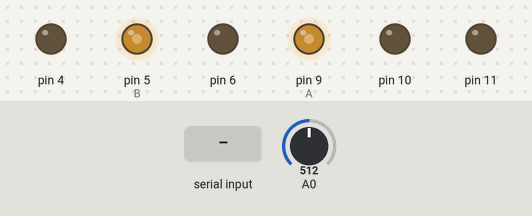
Bench run of a sketch on a simulated Arduino Uno, built with avr-gcc and run on an emulated ATmega328P. On the bench: output pins drawn as LEDs (lit = HIGH). Inputs (shaded band) come from the test bench; at power-on: A0 = 512.

Above: at 1.2 s.
1.3 s: A0 set to 716
At 1.6 s:
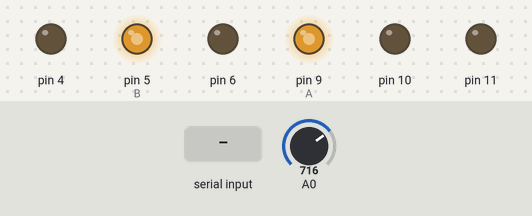
2.8 s: "F" received over Serial
At 4.0 s:
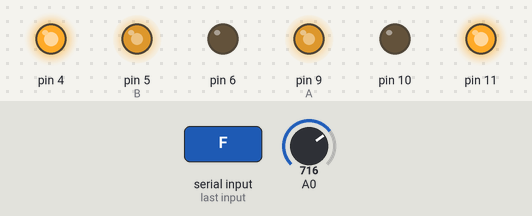
4.3 s: "R" received over Serial
At 5.1 s:
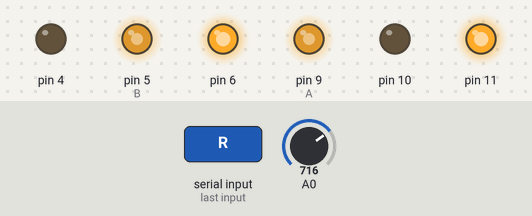
5.8 s: A0 set to 900
At 6.2 s:
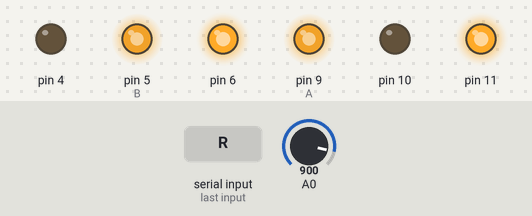
7.3 s: "L" received over Serial
At 8.5 s:
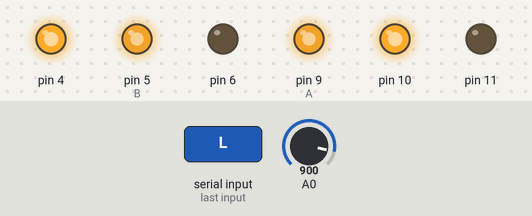
8.8 s: "G" received over Serial
At 9.7 s:
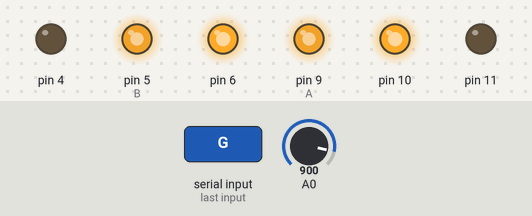
Timing chart, 0 to 11.3 s (numbered marks = the images above; inputs shaded):
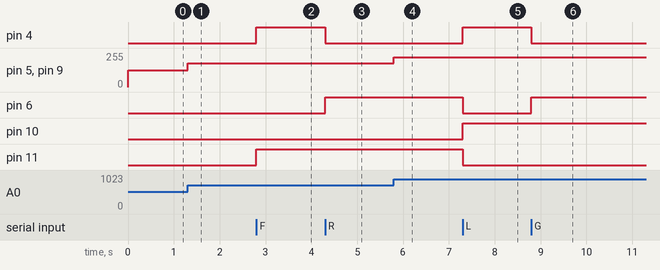

Measured:
- after the input at 1.3 s, pin 5 (B), pin 9 (A): 127/255 → 178/255 at once
- after the input at 2.8 s, pin 4, pin 11: LOW → HIGH at once
- after the input at 4.3 s, pin 4: HIGH → LOW at once; pin 6: LOW → HIGH at once
- after the input at 5.8 s, pin 5 (B), pin 9 (A): 178/255 → 224/255 at once
- after the input at 7.3 s, pin 4, pin 10: LOW → HIGH at once; pin 6, pin 11: HIGH → LOW at once
- after the input at 8.8 s, pin 4: HIGH → LOW at once; pin 6: LOW → HIGH at once

The sketch:

bluetooth_car.ino
```cpp
// C++ Codes on Arduino IDE //
//   Bluetooth-based Rover  //

// Setting up some variables
int A=9;
int B=5;
int speed;

char input;    // Stores the input coming from the Bluetooth

void setup()
{
  Serial.begin(9600);
  // Setting all the input and the output pins
  pinMode(4, OUTPUT);
  pinMode(6, OUTPUT);
  pinMode(10, OUTPUT);
  pinMode(11, OUTPUT);
  pinMode(A0,INPUT);
  pinMode(9, OUTPUT);
  pinMode(5,OUTPUT);
}

void loop()
{
  // speed = 200;
  // The potentiometer output is recieved and transformed here
  speed = analogRead(A0);
  speed = speed * 0.249;
  analogWrite(A,speed);
  analogWrite(B,speed);

  // // Taking the Bluetooth command
  while(Serial.available())
  {
    input = Serial.read();

    if(input == 'F')
    {
      forward();
    }

    else if (input == 'R')
    {
      right();
    }

    else if (input == 'L')
    {
      left();
    }

    else if (input == 'G')
    {
      backward();
    }
    else if (input == 'S')
    {
      stop();
    }
  }
}
void backward()
  {
    digitalWrite(4, LOW	);
    digitalWrite(6, HIGH);
    digitalWrite(10, HIGH);
    digitalWrite(11, LOW);
  }

void stop()
  {
    digitalWrite(4, LOW	);
    digitalWrite(6, LOW);
    digitalWrite(10, LOW);
    digitalWrite(11, LOW);
  }

void forward()
  {
    digitalWrite(4, HIGH);
    digitalWrite(6, LOW);
    digitalWrite(10, LOW);
    digitalWrite(11, HIGH);
  }

void right()
  {
    digitalWrite(4, LOW);
    digitalWrite(6, HIGH);
    digitalWrite(10, LOW);
    digitalWrite(11, HIGH);
  }

void left()
  {
  digitalWrite(4, HIGH);
  digitalWrite(6, LOW);
  digitalWrite(10, HIGH);
  digitalWrite(11, LOW);
}
```
